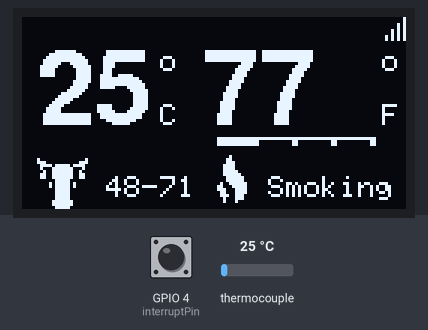
The sketch below on a simulated ESP32. On the bench: 128×64 one-colour display. The inputs (shaded band) are chosen by the test bench; at power-on: thermocouple 25 °C, GPIO 4 (interruptPin) HIGH. WiFi joins after 1.5 s; servers stay silent unless stated; what the sketch prints to the serial monitor is not drawn.

Above: at 5.0 s.
5.1 s: thermocouple set to 150 °C
At 6.1 s:
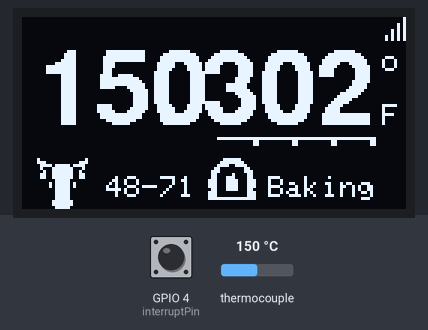
6.8 s: GPIO 4 (interruptPin) pulled LOW for 0.15 s
At 7.5 s:
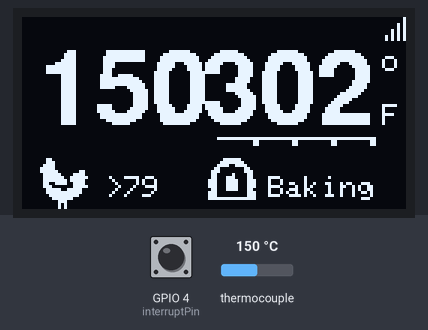
8.4 s: thermocouple set to 6 °C
At 9.8 s:
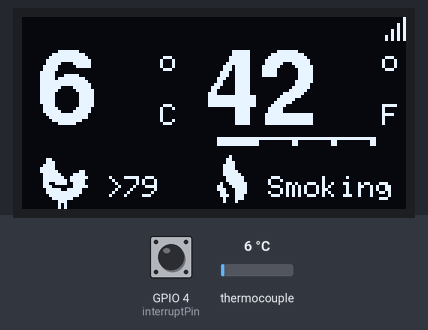
10.2 s: GPIO 4 (interruptPin) pulled LOW for 1 s
At 11.2 s:
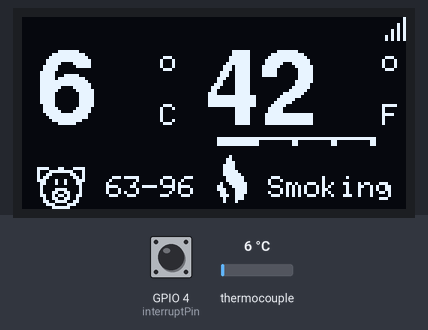
12.7 s: GPIO 4 (interruptPin) pulled LOW for 0.15 s
At 13.8 s:
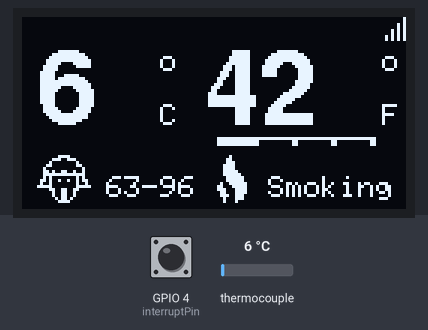
14.3 s: thermocouple set to 225 °C
At 16.0 s:
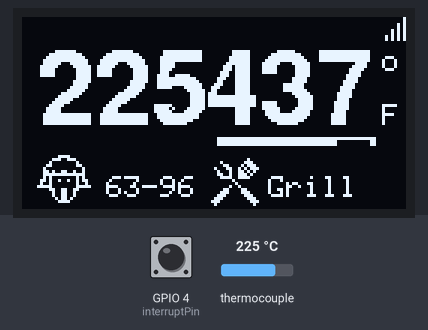
Timing chart, 0 to 17.1 s (numbered marks = the images above; inputs shaded):
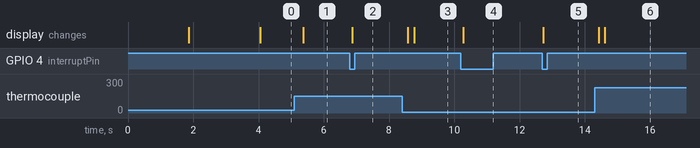

The sketch:

BBQ_rev0.1.ino
```cpp
#include <Adafruit_MAX31865.h>
//use hardware SPI, just pass in the CS pin
Adafruit_MAX31865 bbq_sensor = Adafruit_MAX31865(15);
Adafruit_MAX31865 meat_sensor = Adafruit_MAX31865(5);

// The value of the Rref resistor. Use 430.0 for PT100 and 4300.0 for PT1000
#define RREF      4300.0
// The 'nominal' 0-degrees-C resistance of the sensor
// 100.0 for PT100, 1000.0 for PT1000
#define RNOMINAL  1000.0


//display setup
#include <SPI.h>
#include <Wire.h>
#include <Adafruit_GFX.h>
#include <Adafruit_SSD1306.h>
#define SCREEN_WIDTH 128 // OLED display width, in pixels
#define SCREEN_HEIGHT 64 // OLED display height, in pixels
#define OLED_RESET     -1 // Reset pin # (or -1 if sharing Arduino reset pin)
#define SCREEN_ADDRESS 0x3C ///< See datasheet for Address; 0x3D for 128x64, 0x3C for 128x32
Adafruit_SSD1306 display(SCREEN_WIDTH, SCREEN_HEIGHT, &Wire, OLED_RESET);
#include "Fonts/FreeSans18pt7b.h"
#include "Fonts/FreeSansBold18pt7b.h"
#include "Fonts/FreeSansBold12pt7b.h"

const uint8_t bbq_stearing[] = {0x00, 0x00, 0x00, 0x01, 0x00, 0x00, 0x01, 0x80, 0x00, 0x01, 0xc0, 0x00, 0x03, 0xc0, 0x00, 0x03, 0xe0, 0x00, 0x07, 0xe4, 0x00, 0x0f, 0xec, 0x00, 0x0f, 0xfc, 0x00, 0x1f, 0xfe, 0x00, 0x1f, 0xfe, 0x00, 0x1e, 0xfe, 0x00, 0x1e, 0x7e, 0x00, 0x0e, 0x3e, 0x00, 0x0e, 0x1c, 0x00, 0x07, 0x1c, 0x00, 0x01, 0x08, 0x00, 0x00, 0x00, 0x00};
const uint8_t bbq_smoking[] = {0x01, 0x00, 0x03, 0x00, 0x03, 0x80, 0x07, 0x80, 0x07, 0x80, 0x07, 0xc0, 0x07, 0xe0, 0x03, 0xf0, 0x03, 0xf0, 0x09, 0xf8, 0x18, 0xf8, 0x1c, 0x78, 0x0c, 0x78, 0x0e, 0x70, 0x04, 0x70, 0x04, 0x40};
const uint8_t bbq_grilling[] = {0x00, 0x00, 0x00, 0x00, 0x04, 0x00, 0x08, 0x0e, 0x00, 0x06, 0x17, 0x00, 0x23, 0x2b, 0x80, 0x11, 0x35, 0x00, 0x19, 0x3a, 0x00, 0x0f, 0x3c, 0x00, 0x00, 0x80, 0x00, 0x00, 0x40, 0x00, 0x01, 0x20, 0x00, 0x06, 0x18, 0x00, 0x0e, 0x1c, 0x00, 0x1c, 0x0e, 0x00, 0x38, 0x07, 0x00, 0x70, 0x03, 0x80, 0x20, 0x01, 0x00, 0x00, 0x00, 0x00};
const uint8_t bbq_baking[] = {0x00, 0x00, 0x07, 0xe0, 0x0f, 0xf0, 0x1e, 0x78, 0x30, 0x0c, 0x70, 0x0e, 0x60, 0x86, 0x63, 0x86, 0xe3, 0xc7, 0xe3, 0xc7, 0xe3, 0xc7, 0x63, 0xc6, 0xe0, 0x07, 0xe0, 0x07, 0xff, 0xff, 0x00, 0x00};


const uint8_t meat_fish[] = {0x00, 0x00, 0x00, 0x00, 0x00, 0x00, 0x00, 0x00, 0x00, 0x00, 0x00, 0x00, 0x00, 0x00, 0x00, 0x00, 0x00, 0x00, 0x00, 0x00, 0x00, 0x00, 0x18, 0x00, 0x00, 0x1f, 0x00, 0x30, 0x7f, 0x70, 0x39, 0xff, 0x58, 0x1f, 0xff, 0x7c, 0x1f, 0xff, 0x7c, 0x39, 0xff, 0x78, 0x30, 0xff, 0x70, 0x00, 0x1f, 0x00, 0x00, 0x18, 0x00, 0x00, 0x00, 0x00, 0x00, 0x00, 0x00, 0x00, 0x00, 0x00, 0x00, 0x00, 0x00, 0x00, 0x00, 0x00, 0x00, 0x00, 0x00, 0x00, 0x00, 0x00};
const uint8_t meat_chicken[] = {0x18, 0x00, 0x00, 0x1c, 0x00, 0x00, 0x3c, 0x00, 0x00, 0x7c, 0x00, 0x00, 0x7e, 0x03, 0x00, 0x3f, 0x0f, 0x00, 0x3f, 0x9f, 0x80, 0x3f, 0xdf, 0x00, 0x33, 0xcf, 0x00, 0x38, 0x0f, 0x80, 0x1f, 0x3e, 0x00, 0x1f, 0xfe, 0x00, 0x0f, 0xfc, 0x00, 0x07, 0xf0, 0x00, 0x01, 0xc0, 0x00, 0x01, 0x40, 0x00, 0x01, 0x40, 0x00, 0x07, 0x80, 0x00};
const uint8_t meat_pig[] = {0x00, 0x00, 0xf1, 0x8f, 0x8f, 0xf1, 0x98, 0x19, 0xb0, 0x0d, 0xe2, 0x47, 0x62, 0x46, 0x40, 0x02, 0x43, 0xc2, 0x46, 0x62, 0x65, 0xa6, 0x26, 0x64, 0x33, 0xcc, 0x1c, 0x38, 0x07, 0xe0, 0x00, 0x00};
const uint8_t meat_sheep[] = {0x00, 0x00, 0x00, 0x01, 0xe0, 0x00, 0x07, 0x38, 0x00, 0x08, 0x04, 0x00, 0x18, 0x06, 0x00, 0x20, 0x01, 0x00, 0x34, 0xc9, 0x00, 0x3f, 0xff, 0x00, 0x28, 0x05, 0x00, 0x69, 0x25, 0x80, 0x48, 0x04, 0x80, 0xf8, 0x07, 0xc0, 0x0c, 0xcc, 0x00, 0x04, 0xc8, 0x00, 0x04, 0xc8, 0x00, 0x02, 0xd0, 0x00, 0x01, 0xe0, 0x00, 0x00, 0x00, 0x00};
const uint8_t meat_beef[] = {0x80, 0x00, 0x80, 0xe0, 0x03, 0x80, 0x7b, 0xef, 0x00, 0x47, 0xf1, 0x00, 0x27, 0xf2, 0x00, 0x67, 0xf3, 0x00, 0x67, 0xf3, 0x00, 0x03, 0xe0, 0x00, 0x0b, 0xe8, 0x00, 0x0b, 0xe8, 0x00, 0x03, 0xe0, 0x00, 0x03, 0xe0, 0x00, 0x03, 0xe0, 0x00, 0x03, 0xe0, 0x00, 0x07, 0xf0, 0x00, 0x07, 0xf0, 0x00, 0x03, 0xe0, 0x00};
const uint8_t firstscreen[] = {0x00, 0x00, 0x00, 0x00, 0x00, 0x00, 0x00, 0x00, 0x00, 0x00, 0x00, 0x00, 0x00, 0x00, 0x00, 0x00, 0x00, 0x00, 0x00, 0x00, 0x00, 0x00, 0x00, 0x00, 0x00, 0x00, 0x00, 0x00, 0x00, 0x00, 0x00, 0x00, 0x00, 0x00, 0x00, 0x00, 0x00, 0x0c, 0x00, 0x00, 0x00, 0x00, 0x00, 0x00, 0x00, 0x1e, 0x00, 0x00, 0x00, 0x00, 0x00, 0x00, 0x00, 0x3f, 0x00, 0x00, 0x00, 0x00, 0x00, 0x00, 0x00, 0x7b, 0x80, 0x00, 0x00, 0x01, 0x80, 0x00, 0x00, 0xf3, 0xc0, 0x00, 0x00, 0x00, 0xc0, 0x00, 0x01, 0xe3, 0xe0, 0x00, 0x00, 0x00, 0x60, 0x00, 0x03, 0xc7, 0x70, 0x00, 0x00, 0x00, 0x38, 0x00, 0x07, 0x8e, 0x38, 0x00, 0x00, 0x00, 0x1c, 0x00, 0x07, 0x1c, 0x7c, 0x00, 0x00, 0x00, 0x0e, 0x00, 0x0e, 0x38, 0xfe, 0x00, 0x00, 0x00, 0x07, 0x00, 0x1c, 0x71, 0xc7, 0x00, 0x00, 0x80, 0x07, 0xc0, 0x38, 0x63, 0x8f, 0x00, 0x00, 0xc0, 0x03, 0xe0, 0x70, 0xc7, 0x1e, 0x00, 0x00, 0x60, 0x01, 0xe0, 0x61, 0x8e, 0x3c, 0x00, 0x00, 0x30, 0x01, 0xe0, 0x63, 0x1c, 0x78, 0x00, 0x00, 0x18, 0x00, 0xe0, 0x76, 0x38, 0xf0, 0x00, 0x00, 0x1c, 0x00, 0xe0, 0x7c, 0x61, 0xe0, 0x00, 0x00, 0x0f, 0x00, 0xe0, 0x7c, 0xc3, 0xc0, 0x00, 0x00, 0x07, 0x80, 0xe0, 0x7f, 0x87, 0x80, 0x00, 0x00, 0x03, 0xe1, 0xe0, 0x7f, 0x0f, 0x00, 0x00, 0x00, 0x01, 0xff, 0xe0, 0x7f, 0x9c, 0x00, 0x00, 0x00, 0x01, 0xff, 0xe0, 0x7f, 0xf8, 0x00, 0x00, 0x00, 0x00, 0xff, 0xf0, 0xff, 0xf0, 0x00, 0x00, 0x00, 0x00, 0x00, 0x38, 0x40, 0x00, 0x00, 0x00, 0x00, 0x00, 0x00, 0x1c, 0x00, 0x00, 0x00, 0x00, 0x00, 0x00, 0x00, 0x0e, 0x00, 0x00, 0x00, 0x00, 0x00, 0x00, 0x00, 0x07, 0x00, 0x00, 0x00, 0x00, 0x00, 0x00, 0x00, 0x03, 0x80, 0x00, 0x00, 0x00, 0x00, 0x00, 0x00, 0x21, 0xc0, 0x00, 0x00, 0x00, 0x00, 0x00, 0x00, 0x70, 0xe0, 0x00, 0x00, 0x00, 0x00, 0x00, 0x00, 0xe0, 0x70, 0x00, 0x00, 0x00, 0x00, 0x00, 0x01, 0xc0, 0x30, 0x00, 0x00, 0x00, 0x00, 0x00, 0x01, 0x80, 0x00, 0x00, 0x00, 0x00, 0x00, 0x00, 0x00, 0x00, 0x07, 0x80, 0x00, 0x00, 0x00, 0x00, 0x38, 0x00, 0x07, 0xc0, 0x00, 0x00, 0x00, 0x00, 0x7c, 0x00, 0x07, 0xe0, 0x00, 0x00, 0x00, 0x00, 0xfc, 0x00, 0x07, 0xf0, 0x00, 0x00, 0x00, 0x01, 0xfc, 0x00, 0x03, 0xf8, 0x00, 0x00, 0x00, 0x03, 0xf8, 0x00, 0x01, 0xfc, 0x00, 0x00, 0x00, 0x07, 0xf0, 0x00, 0x00, 0xfe, 0x00, 0x00, 0x00, 0x0f, 0xe0, 0x00, 0x00, 0x7f, 0x00, 0x00, 0x00, 0x1f, 0xc0, 0x00, 0x00, 0x3f, 0x80, 0x00, 0x00, 0x3f, 0x80, 0x00, 0x00, 0x1f, 0xc0, 0x00, 0x00, 0x7f, 0x00, 0x00, 0x00, 0x0f, 0xe0, 0x00, 0x00, 0xfe, 0x00, 0x00, 0x00, 0x07, 0xf0, 0x00, 0x01, 0xfc, 0x00, 0x00, 0x00, 0x03, 0xf8, 0x00, 0x03, 0xf8, 0x00, 0x00, 0x00, 0x01, 0xfc, 0x00, 0x07, 0xf0, 0x00, 0x00, 0x00, 0x00, 0xfe, 0x00, 0x0f, 0xe0, 0x00, 0x00, 0x00, 0x00, 0x7f, 0x00, 0x07, 0xc0, 0x00, 0x00, 0x00, 0x00, 0x3e, 0x00, 0x03, 0x80, 0x00, 0x00, 0x00, 0x00, 0x1c, 0x00, 0x01, 0x00, 0x00, 0x00, 0x00, 0x00, 0x08, 0x00, 0x00, 0x00, 0x00, 0x00, 0x00, 0x00, 0x00, 0x00, 0x00, 0x00, 0x00, 0x00, 0x00, 0x00, 0x00, 0x00, 0x00, 0x00, 0x00, 0x00, 0x00, 0x00, 0x00, 0x00, 0x00, 0x00, 0x00, 0x00, 0x00, 0x00, 0x00, 0x00};
// Declare a global variable to store the meat temperature
int meat_temperature = 0;
int bbq_temperature = 0;

int meat_temperature2 = 68; // FAKE
int bbq_temperature2 = 423; // FAKE


// setup everything to make it online
#include <WiFi.h>
#include <WiFiClient.h>
#include <BlynkSimpleEsp32.h>
char ssid[] = "SKY2PYDM"; //setup Wi-Fi
char pass[] = "EzS6jXdTT2p5"; //setup pass
#define BLYNK_TEMPLATE_ID "TMPL5FMb-BCAU"
#define BLYNK_TEMPLATE_NAME "ESP32 Template"
#define BLYNK_AUTH_TOKEN "PxzR3NWBU8wawXP1VbY0KPMy48wj2FhY"
BlynkTimer timer;


// Button setup
const byte interruptPin = 4;
volatile bool state = LOW;
int MeatType = 0;


void setup() {
  Serial.begin(115200);
  pinMode( interruptPin, INPUT_PULLUP );
 attachInterrupt(digitalPinToInterrupt(interruptPin), ISR_button_pressed, FALLING);

  // setup BBQ reading
  bbq_sensor.begin(MAX31865_3WIRE);
  meat_sensor.begin(MAX31865_3WIRE);

  // validate that display is conneted
  if(!display.begin(SSD1306_SWITCHCAPVCC, SCREEN_ADDRESS)) {
    Serial.println(F("SSD1306 allocation failed"));
    for(;;); // Don't proceed, loop forever
  }

  Blynk.begin(BLYNK_AUTH_TOKEN, ssid, pass);
  timer.setInterval(1000L, TemperatureToCloud);

    display.clearDisplay();
    display.drawBitmap(30, 0, firstscreen, 60, 60, 1);
    display.display();
    delay(2000);


}


void loop() {
  // call temperature reading functions
  read_bbq_temperature();
  read_meat_temperature();
  bbq_display();
  Blynk.run();
  timer.run();


    if (state)//if an interrup has occured


        if (digitalRead(interruptPin))//if button is released let ISR set flag.
        {
            attachInterrupt(digitalPinToInterrupt(interruptPin), ISR_button_pressed, FALLING );
            state = false;//reset interrupt flag
        }


    }

void ISR_button_pressed(void)
{
    if (!state)//set flag to low if flag is true
    {
        state = true;//set flag
        detachInterrupt( digitalPinToInterrupt(interruptPin) );
            {
            MeatType++;                     // Increment the mode
    if (MeatType > 4) {             // If the mode is greater than 4, reset it to 0
      MeatType = 0;
    }

    }//if
}


}

void read_bbq_temperature() {
  uint16_t rtd_bbq = bbq_sensor.readRTD();
  float ratio_bbq = rtd_bbq;
  ratio_bbq /= 32768;
  bbq_temperature = bbq_sensor.temperature(RNOMINAL, RREF);
  bbq_temperature = bbq_temperature * 1.8 + 32; // Convert to F
  Serial.print("Temperature BBQ = ");
  Serial.println(bbq_temperature);
  delay(80);
}

void read_meat_temperature() {
  // read and print meat temperature
  uint16_t rtd_meat = meat_sensor.readRTD();
  float ratio_meat = rtd_meat;
  ratio_meat /= 32768;
  meat_temperature = meat_sensor.temperature(RNOMINAL, RREF);
  Serial.print("Temperature Meat = ");
  Serial.println(meat_temperature);
  delay(80);
}

void bbq_display() {

   display.clearDisplay();
    // Meat temperature
    display.setFont(&FreeSansBold18pt7b);
    display.setTextColor(WHITE);
    display.drawCircle(48, 15, 2, 1);
    display.drawCircle(122, 15, 2, 1);
    display.setCursor(5, 35);

   if (meat_temperature == -242){
    display.print("X");
    }
    else {
    display.print(meat_temperature, 1);
    };


    // BBQ temperature
    display.setCursor(60, 35);


    // if sensor is not connected

    if (bbq_temperature == -403){
    display.print("X");
    }
    else {
    display.print(bbq_temperature, 1);
    };


    // BBQ operation type
    display.setFont(NULL);
    display.setCursor(82, 53);


    if (bbq_temperature >= 0 && bbq_temperature < 250) {
      display.print("Smoking");
      display.drawBitmap(62, 46, bbq_smoking, 16, 16, 1);
      display.fillRoundRect(64, 41, 15, 2, 3, 1);

    } else if (bbq_temperature >= 250 && bbq_temperature < 370) {
      display.print("Baking");
      display.drawBitmap(62, 46, bbq_baking, 16, 16, 1);


    } else if (bbq_temperature >= 370 && bbq_temperature < 520) {
      display.print("Grill");
      display.drawBitmap(62, 46, bbq_grilling, 18, 18, 1);
      display.fillRoundRect(64, 41, 40, 2, 3, 1);

    } else if (bbq_temperature >= 520) {
      display.print("Searing");
      display.drawBitmap(62, 46, bbq_stearing, 24, 24, 1);
      display.fillRoundRect(64, 41, 53, 2, 3, 1);

    } else {
      display.print("Error");
    }

    //4 gradations of BBQ temperature

    display.drawRoundRect(65, 40, 53, 1, 3, 1);


    display.fillRect(77, 41, 2, 2, 1);
    display.fillRect(90, 41, 2, 2, 1);
    display.fillRect(103, 41, 2, 2, 1);
    display.fillRect(116, 41, 2, 2, 1);


      // Meat type
   switch (MeatType) {
    case 0:
      display.setCursor(8, 57);
      display.drawBitmap(5, 47, meat_beef, 24, 24, 1);
      display.setCursor(28, 53);
      display.print("48-71");
      break;
    case 1:
      display.setCursor(8, 57);
      display.drawBitmap(5, 47, meat_chicken, 18, 18, 1);
      display.setCursor(28, 53);
      display.print(">79");
      break;
    case 2:
      display.setCursor(8, 57);
      display.drawBitmap(5, 49, meat_pig, 16, 16, 1);
      display.setCursor(28, 53);
      display.print("63-96");
      break;
    case 3:
      display.setCursor(8, 57);
      display.drawBitmap(5, 45, meat_sheep, 18, 18, 1);
      display.setCursor(28, 53);
      display.print("63-96");
      break;
    case 4:
      display.setCursor(8, 57);
      display.drawBitmap(4, 45, meat_fish, 24, 24, 1);
      display.setCursor(28, 53);
      display.print(">63");
      break;
  }

  if (Blynk.connected()) {

    //Network
    display.fillRect(127, 0, 1, 8, 1); //1
    display.fillRect(125, 2, 1, 6, 1); //2
    display.fillRect(123, 4, 1, 4, 1); //3
    display.fillRect(121, 6, 1, 2, 1); //4
    }

    // Symbols
    display.setCursor(46, 29);
    display.print("C");
    display.setCursor(120, 29);
    display.print("F");

    display.display();

}

void TemperatureToCloud ()
{
  Blynk.virtualWrite(V5, meat_temperature);
  Blynk.virtualWrite(V6, bbq_temperature);
}
```

Measured:
- after the input at 5.1 s, the display: changes after 0.27 s (image 1)
- after the input at 6.8 s, the display: changes after 0.08 s (image 2)
- after the input at 8.4 s, the display: first changes after 0.18 s (image 3 shows a later state)
- after the input at 10.2 s, the display: changes after 0.07 s (image 4)
- after the input at 12.7 s, the display: changes at once (image 5)
- after the input at 14.3 s, the display: first changes after 0.12 s (image 6 shows a later state)
